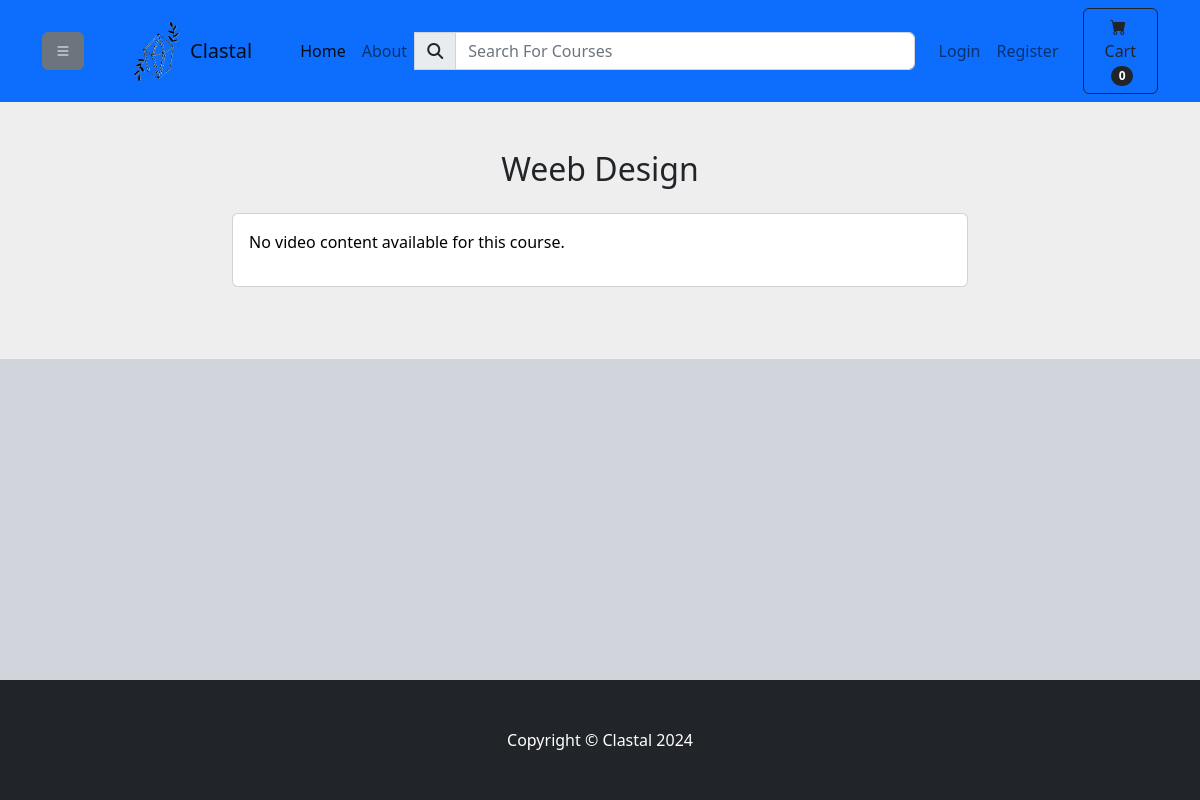
The app's page /course/3/content/, older data.
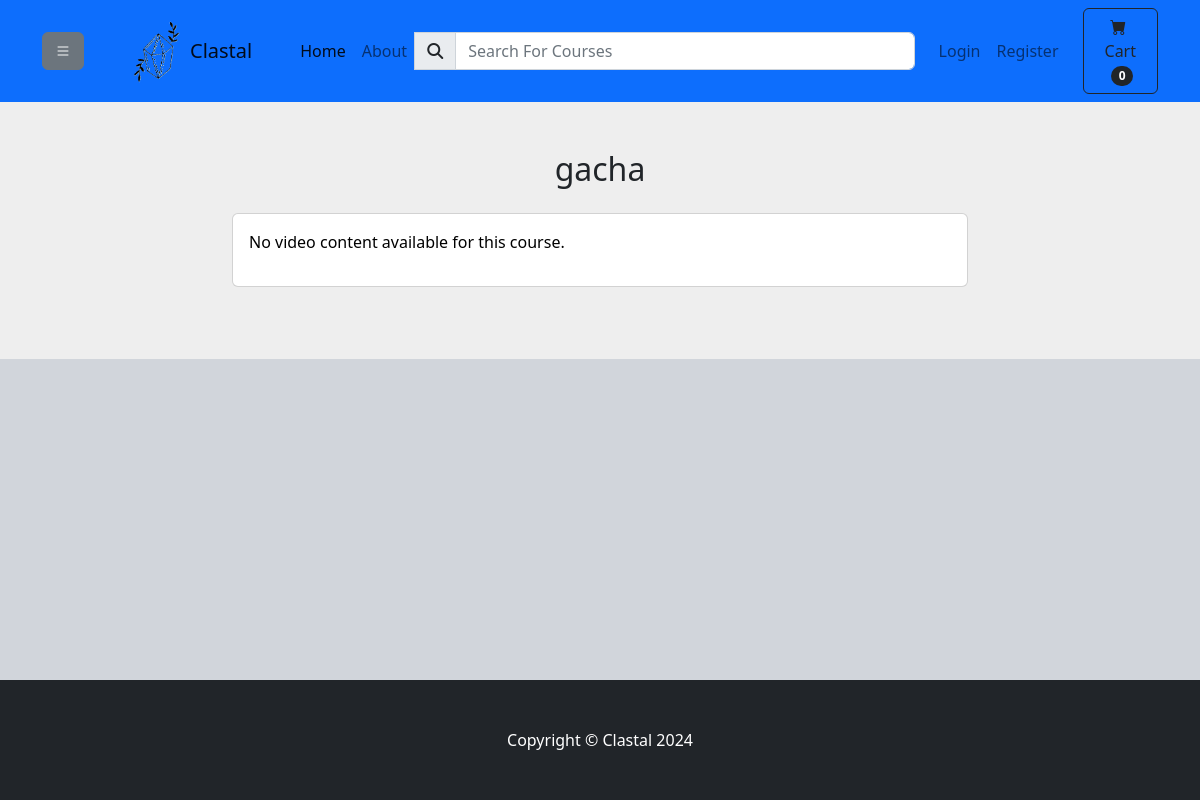
The same page, newer data.
### courses/models.py (models this page shows, shortened)
class Courses(models.Model):
    user = models.ForeignKey(User, on_delete=models.CASCADE)
    name =  models.CharField(max_length=200)
    price = models.DecimalField(default=0, decimal_places=2, max_digits=6)
    tags = models.ManyToManyField(Tags, blank=True)
    intro = models.CharField(max_length=20, default='', blank=True, null=True)
    description = models.CharField(max_length=300, default='', blank=True, null=True)
    context = models.FileField(upload_to="uploads/", blank=True)
    youtube_url = models.URLField(max_length=200, blank=True, null=True)
    is_sale = models.BooleanField(default=False)
    sale_price = models.DecimalField(default=0, decimal_places=2, max_digits=6, blank=True, null=True)

### courses/views.py (the view)
def course_content(request, pk):
    course = get_object_or_404(Courses, id=pk)
    if request.user.is_authenticated:
        purchased = OrderItems.objects.filter(user=request.user, course=course).exists()
        if not purchased:
            return redirect('classroom')  # Redirect if the course is not purchased
    return render(request, 'course_content.html', {'course': course})

### cart/cart.py (called while the page is built)
    def __len__(self):
        return sum(item.get('quantity', 1) for item in self.cart.values())

### utils/context_processors.py (called while the page is built)
def tags_processor(request):
    tags = Tags.objects.all()
    return {'tags': tags}

def cart(request):
    return {'cart': Cart(request)}

### frontend/templates/course_content.html
{% extends "base.html" %}
{% block content %}
<section style="background-color: #eee">
  <div class="container py-5">
    <h2 class="text-center mb-4">{{ course.name }}</h2>
    <div class="row justify-content-center">
      <div class="col-md-8 col-lg-8 col-xl-8 mb-4">
        <div class="card text-black">
          <div class="card-body">
            {% if course.youtube_url %}
            <div class="embed-responsive embed-responsive-16by9">
              <iframe
                class="embed-responsive-item"
                src="https://www.youtube.com/embed/{{ course.youtube_url|slice:"32:" }}"
                allowfullscreen
                width="100%"
                height="500"
              ></iframe>
            </div>
            {% else %}
            <p>No video content available for this course.</p>
            {% endif %}
          </div>
        </div>
      </div>
    </div>
  </div>
</section>
{% endblock %}

Row changes from the older to the newer data that the page shows:
changed Courses: name "Weeb Design" → "gacha"
